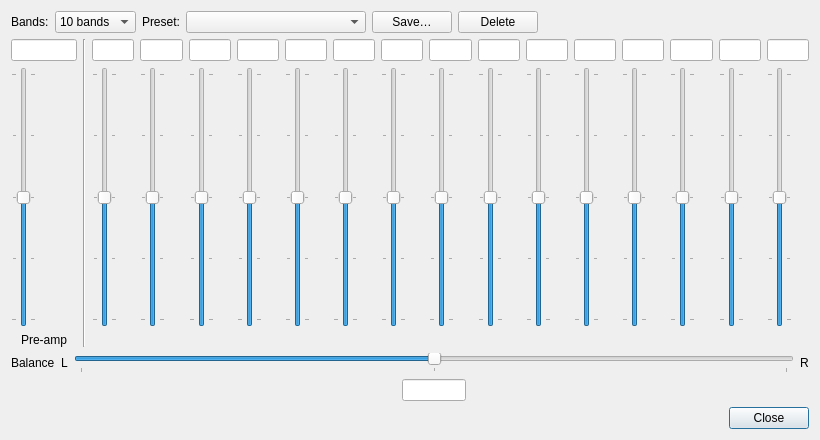
<?xml version="1.0" encoding="UTF-8"?>
<ui version="4.0">
 <class>equaliserWindow</class>
 <widget class="QDialog" name="equaliserWindow">
  <property name="geometry"><rect><x>0</x><y>0</y><width>820</width><height>440</height></rect></property>
  <property name="windowTitle"><string>Equaliser</string></property>
  <layout class="QVBoxLayout" name="eqLayout">
   <item>
    <layout class="QHBoxLayout" name="eqTopRow">
     <item><widget class="QLabel" name="eqBandModeLabel"><property name="text"><string>Bands:</string></property></widget></item>
     <item><widget class="QComboBox" name="eqBandMode"><item><property name="text"><string>10 bands</string></property></item><item><property name="text"><string>15 bands</string></property></item></widget></item>
     <item><widget class="QLabel" name="eqPresetLabel"><property name="text"><string>Preset:</string></property></widget></item>
     <item><widget class="QComboBox" name="eqPreset">
      <property name="minimumSize"><size><width>180</width><height>0</height></size></property>
      <property name="placeholderText"><string>Custom</string></property>
     </widget></item>
     <item><widget class="QPushButton" name="eqSavePreset"><property name="text"><string>Save…</string></property><property name="autoDefault"><bool>false</bool></property></widget></item>
     <item><widget class="QPushButton" name="eqDeletePreset"><property name="text"><string>Delete</string></property><property name="autoDefault"><bool>false</bool></property></widget></item>
     <item><spacer name="eqTopSpacer">
      <property name="orientation"><enum>Qt::Orientation::Horizontal</enum></property>
      <property name="sizeHint" stdset="0"><size><width>40</width><height>20</height></size></property>
     </spacer></item>
    </layout>
   </item>
   <item>
    <layout class="QGridLayout" name="eqSliderGrid">
     <item row="0" column="0"><widget class="QLineEdit" name="eqPreampValue"><property name="maximumSize"><size><width>76</width><height>16777215</height></size></property><property name="alignment"><set>Qt::AlignmentFlag::AlignCenter</set></property></widget></item>
     <item row="1" column="0"><widget class="QSlider" name="eqPreamp"><property name="toolTip"><string>Overall level before the equaliser. Lower it if boosted bands distort.</string></property><property name="minimumSize"><size><width>24</width><height>220</height></size></property><property name="minimum"><number>-12</number></property><property name="maximum"><number>12</number></property><property name="pageStep"><number>3</number></property><property name="orientation"><enum>Qt::Orientation::Vertical</enum></property><property name="tickPosition"><enum>QSlider::TickPosition::TicksBothSides</enum></property><property name="tickInterval"><number>6</number></property></widget></item>
     <item row="2" column="0"><widget class="QLabel" name="eqPreampLabel"><property name="text"><string>Pre-amp</string></property><property name="alignment"><set>Qt::AlignmentFlag::AlignCenter</set></property></widget></item>
     <item row="0" column="1" rowspan="3"><widget class="QFrame" name="eqPreampDivider"><property name="frameShape"><enum>QFrame::Shape::VLine</enum></property><property name="frameShadow"><enum>QFrame::Shadow::Sunken</enum></property></widget></item>
     <item row="0" column="2"><widget class="QLineEdit" name="eqBandValue0"><property name="maximumSize"><size><width>52</width><height>16777215</height></size></property><property name="alignment"><set>Qt::AlignmentFlag::AlignCenter</set></property></widget></item>
     <item row="1" column="2"><widget class="QSlider" name="eqBand0"><property name="minimumSize"><size><width>24</width><height>220</height></size></property><property name="minimum"><number>-12</number></property><property name="maximum"><number>12</number></property><property name="pageStep"><number>3</number></property><property name="orientation"><enum>Qt::Orientation::Vertical</enum></property><property name="tickPosition"><enum>QSlider::TickPosition::TicksBothSides</enum></property><property name="tickInterval"><number>6</number></property></widget></item>
     <item row="2" column="2"><widget class="QLabel" name="eqBandFreq0"><property name="text"><string></string></property><property name="alignment"><set>Qt::AlignmentFlag::AlignCenter</set></property></widget></item>
     <item row="0" column="3"><widget class="QLineEdit" name="eqBandValue1"><property name="maximumSize"><size><width>52</width><height>16777215</height></size></property><property name="alignment"><set>Qt::AlignmentFlag::AlignCenter</set></property></widget></item>
     <item row="1" column="3"><widget class="QSlider" name="eqBand1"><property name="minimumSize"><size><width>24</width><height>220</height></size></property><property name="minimum"><number>-12</number></property><property name="maximum"><number>12</number></property><property name="pageStep"><number>3</number></property><property name="orientation"><enum>Qt::Orientation::Vertical</enum></property><property name="tickPosition"><enum>QSlider::TickPosition::TicksBothSides</enum></property><property name="tickInterval"><number>6</number></property></widget></item>
     <item row="2" column="3"><widget class="QLabel" name="eqBandFreq1"><property name="text"><string></string></property><property name="alignment"><set>Qt::AlignmentFlag::AlignCenter</set></property></widget></item>
     <item row="0" column="4"><widget class="QLineEdit" name="eqBandValue2"><property name="maximumSize"><size><width>52</width><height>16777215</height></size></property><property name="alignment"><set>Qt::AlignmentFlag::AlignCenter</set></property></widget></item>
     <item row="1" column="4"><widget class="QSlider" name="eqBand2"><property name="minimumSize"><size><width>24</width><height>220</height></size></property><property name="minimum"><number>-12</number></property><property name="maximum"><number>12</number></property><property name="pageStep"><number>3</number></property><property name="orientation"><enum>Qt::Orientation::Vertical</enum></property><property name="tickPosition"><enum>QSlider::TickPosition::TicksBothSides</enum></property><property name="tickInterval"><number>6</number></property></widget></item>
     <item row="2" column="4"><widget class="QLabel" name="eqBandFreq2"><property name="text"><string></string></property><property name="alignment"><set>Qt::AlignmentFlag::AlignCenter</set></property></widget></item>
     <item row="0" column="5"><widget class="QLineEdit" name="eqBandValue3"><property name="maximumSize"><size><width>52</width><height>16777215</height></size></property><property name="alignment"><set>Qt::AlignmentFlag::AlignCenter</set></property></widget></item>
     <item row="1" column="5"><widget class="QSlider" name="eqBand3"><property name="minimumSize"><size><width>24</width><height>220</height></size></property><property name="minimum"><number>-12</number></property><property name="maximum"><number>12</number></property><property name="pageStep"><number>3</number></property><property name="orientation"><enum>Qt::Orientation::Vertical</enum></property><property name="tickPosition"><enum>QSlider::TickPosition::TicksBothSides</enum></property><property name="tickInterval"><number>6</number></property></widget></item>
     <item row="2" column="5"><widget class="QLabel" name="eqBandFreq3"><property name="text"><string></string></property><property name="alignment"><set>Qt::AlignmentFlag::AlignCenter</set></property></widget></item>
     <item row="0" column="6"><widget class="QLineEdit" name="eqBandValue4"><property name="maximumSize"><size><width>52</width><height>16777215</height></size></property><property name="alignment"><set>Qt::AlignmentFlag::AlignCenter</set></property></widget></item>
     <item row="1" column="6"><widget class="QSlider" name="eqBand4"><property name="minimumSize"><size><width>24</width><height>220</height></size></property><property name="minimum"><number>-12</number></property><property name="maximum"><number>12</number></property><property name="pageStep"><number>3</number></property><property name="orientation"><enum>Qt::Orientation::Vertical</enum></property><property name="tickPosition"><enum>QSlider::TickPosition::TicksBothSides</enum></property><property name="tickInterval"><number>6</number></property></widget></item>
     <item row="2" column="6"><widget class="QLabel" name="eqBandFreq4"><property name="text"><string></string></property><property name="alignment"><set>Qt::AlignmentFlag::AlignCenter</set></property></widget></item>
     <item row="0" column="7"><widget class="QLineEdit" name="eqBandValue5"><property name="maximumSize"><size><width>52</width><height>16777215</height></size></property><property name="alignment"><set>Qt::AlignmentFlag::AlignCenter</set></property></widget></item>
     <item row="1" column="7"><widget class="QSlider" name="eqBand5"><property name="minimumSize"><size><width>24</width><height>220</height></size></property><property name="minimum"><number>-12</number></property><property name="maximum"><number>12</number></property><property name="pageStep"><number>3</number></property><property name="orientation"><enum>Qt::Orientation::Vertical</enum></property><property name="tickPosition"><enum>QSlider::TickPosition::TicksBothSides</enum></property><property name="tickInterval"><number>6</number></property></widget></item>
     <item row="2" column="7"><widget class="QLabel" name="eqBandFreq5"><property name="text"><string></string></property><property name="alignment"><set>Qt::AlignmentFlag::AlignCenter</set></property></widget></item>
     <item row="0" column="8"><widget class="QLineEdit" name="eqBandValue6"><property name="maximumSize"><size><width>52</width><height>16777215</height></size></property><property name="alignment"><set>Qt::AlignmentFlag::AlignCenter</set></property></widget></item>
     <item row="1" column="8"><widget class="QSlider" name="eqBand6"><property name="minimumSize"><size><width>24</width><height>220</height></size></property><property name="minimum"><number>-12</number></property><property name="maximum"><number>12</number></property><property name="pageStep"><number>3</number></property><property name="orientation"><enum>Qt::Orientation::Vertical</enum></property><property name="tickPosition"><enum>QSlider::TickPosition::TicksBothSides</enum></property><property name="tickInterval"><number>6</number></property></widget></item>
     <item row="2" column="8"><widget class="QLabel" name="eqBandFreq6"><property name="text"><string></string></property><property name="alignment"><set>Qt::AlignmentFlag::AlignCenter</set></property></widget></item>
     <item row="0" column="9"><widget class="QLineEdit" name="eqBandValue7"><property name="maximumSize"><size><width>52</width><height>16777215</height></size></property><property name="alignment"><set>Qt::AlignmentFlag::AlignCenter</set></property></widget></item>
     <item row="1" column="9"><widget class="QSlider" name="eqBand7"><property name="minimumSize"><size><width>24</width><height>220</height></size></property><property name="minimum"><number>-12</number></property><property name="maximum"><number>12</number></property><property name="pageStep"><number>3</number></property><property name="orientation"><enum>Qt::Orientation::Vertical</enum></property><property name="tickPosition"><enum>QSlider::TickPosition::TicksBothSides</enum></property><property name="tickInterval"><number>6</number></property></widget></item>
     <item row="2" column="9"><widget class="QLabel" name="eqBandFreq7"><property name="text"><string></string></property><property name="alignment"><set>Qt::AlignmentFlag::AlignCenter</set></property></widget></item>
     <item row="0" column="10"><widget class="QLineEdit" name="eqBandValue8"><property name="maximumSize"><size><width>52</width><height>16777215</height></size></property><property name="alignment"><set>Qt::AlignmentFlag::AlignCenter</set></property></widget></item>
     <item row="1" column="10"><widget class="QSlider" name="eqBand8"><property name="minimumSize"><size><width>24</width><height>220</height></size></property><property name="minimum"><number>-12</number></property><property name="maximum"><number>12</number></property><property name="pageStep"><number>3</number></property><property name="orientation"><enum>Qt::Orientation::Vertical</enum></property><property name="tickPosition"><enum>QSlider::TickPosition::TicksBothSides</enum></property><property name="tickInterval"><number>6</number></property></widget></item>
     <item row="2" column="10"><widget class="QLabel" name="eqBandFreq8"><property name="text"><string></string></property><property name="alignment"><set>Qt::AlignmentFlag::AlignCenter</set></property></widget></item>
     <item row="0" column="11"><widget class="QLineEdit" name="eqBandValue9"><property name="maximumSize"><size><width>52</width><height>16777215</height></size></property><property name="alignment"><set>Qt::AlignmentFlag::AlignCenter</set></property></widget></item>
     <item row="1" column="11"><widget class="QSlider" name="eqBand9"><property name="minimumSize"><size><width>24</width><height>220</height></size></property><property name="minimum"><number>-12</number></property><property name="maximum"><number>12</number></property><property name="pageStep"><number>3</number></property><property name="orientation"><enum>Qt::Orientation::Vertical</enum></property><property name="tickPosition"><enum>QSlider::TickPosition::TicksBothSides</enum></property><property name="tickInterval"><number>6</number></property></widget></item>
     <item row="2" column="11"><widget class="QLabel" name="eqBandFreq9"><property name="text"><string></string></property><property name="alignment"><set>Qt::AlignmentFlag::AlignCenter</set></property></widget></item>
     <item row="0" column="12"><widget class="QLineEdit" name="eqBandValue10"><property name="maximumSize"><size><width>52</width><height>16777215</height></size></property><property name="alignment"><set>Qt::AlignmentFlag::AlignCenter</set></property></widget></item>
     <item row="1" column="12"><widget class="QSlider" name="eqBand10"><property name="minimumSize"><size><width>24</width><height>220</height></size></property><property name="minimum"><number>-12</number></property><property name="maximum"><number>12</number></property><property name="pageStep"><number>3</number></property><property name="orientation"><enum>Qt::Orientation::Vertical</enum></property><property name="tickPosition"><enum>QSlider::TickPosition::TicksBothSides</enum></property><property name="tickInterval"><number>6</number></property></widget></item>
     <item row="2" column="12"><widget class="QLabel" name="eqBandFreq10"><property name="text"><string></string></property><property name="alignment"><set>Qt::AlignmentFlag::AlignCenter</set></property></widget></item>
     <item row="0" column="13"><widget class="QLineEdit" name="eqBandValue11"><property name="maximumSize"><size><width>52</width><height>16777215</height></size></property><property name="alignment"><set>Qt::AlignmentFlag::AlignCenter</set></property></widget></item>
     <item row="1" column="13"><widget class="QSlider" name="eqBand11"><property name="minimumSize"><size><width>24</width><height>220</height></size></property><property name="minimum"><number>-12</number></property><property name="maximum"><number>12</number></property><property name="pageStep"><number>3</number></property><property name="orientation"><enum>Qt::Orientation::Vertical</enum></property><property name="tickPosition"><enum>QSlider::TickPosition::TicksBothSides</enum></property><property name="tickInterval"><number>6</number></property></widget></item>
     <item row="2" column="13"><widget class="QLabel" name="eqBandFreq11"><property name="text"><string></string></property><property name="alignment"><set>Qt::AlignmentFlag::AlignCenter</set></property></widget></item>
     <item row="0" column="14"><widget class="QLineEdit" name="eqBandValue12"><property name="maximumSize"><size><width>52</width><height>16777215</height></size></property><property name="alignment"><set>Qt::AlignmentFlag::AlignCenter</set></property></widget></item>
     <item row="1" column="14"><widget class="QSlider" name="eqBand12"><property name="minimumSize"><size><width>24</width><height>220</height></size></property><property name="minimum"><number>-12</number></property><property name="maximum"><number>12</number></property><property name="pageStep"><number>3</number></property><property name="orientation"><enum>Qt::Orientation::Vertical</enum></property><property name="tickPosition"><enum>QSlider::TickPosition::TicksBothSides</enum></property><property name="tickInterval"><number>6</number></property></widget></item>
     <item row="2" column="14"><widget class="QLabel" name="eqBandFreq12"><property name="text"><string></string></property><property name="alignment"><set>Qt::AlignmentFlag::AlignCenter</set></property></widget></item>
     <item row="0" column="15"><widget class="QLineEdit" name="eqBandValue13"><property name="maximumSize"><size><width>52</width><height>16777215</height></size></property><property name="alignment"><set>Qt::AlignmentFlag::AlignCenter</set></property></widget></item>
     <item row="1" column="15"><widget class="QSlider" name="eqBand13"><property name="minimumSize"><size><width>24</width><height>220</height></size></property><property name="minimum"><number>-12</number></property><property name="maximum"><number>12</number></property><property name="pageStep"><number>3</number></property><property name="orientation"><enum>Qt::Orientation::Vertical</enum></property><property name="tickPosition"><enum>QSlider::TickPosition::TicksBothSides</enum></property><property name="tickInterval"><number>6</number></property></widget></item>
     <item row="2" column="15"><widget class="QLabel" name="eqBandFreq13"><property name="text"><string></string></property><property name="alignment"><set>Qt::AlignmentFlag::AlignCenter</set></property></widget></item>
     <item row="0" column="16"><widget class="QLineEdit" name="eqBandValue14"><property name="maximumSize"><size><width>52</width><height>16777215</height></size></property><property name="alignment"><set>Qt::AlignmentFlag::AlignCenter</set></property></widget></item>
     <item row="1" column="16"><widget class="QSlider" name="eqBand14"><property name="minimumSize"><size><width>24</width><height>220</height></size></property><property name="minimum"><number>-12</number></property><property name="maximum"><number>12</number></property><property name="pageStep"><number>3</number></property><property name="orientation"><enum>Qt::Orientation::Vertical</enum></property><property name="tickPosition"><enum>QSlider::TickPosition::TicksBothSides</enum></property><property name="tickInterval"><number>6</number></property></widget></item>
     <item row="2" column="16"><widget class="QLabel" name="eqBandFreq14"><property name="text"><string></string></property><property name="alignment"><set>Qt::AlignmentFlag::AlignCenter</set></property></widget></item>
    </layout>
   </item>
   <item>
    <layout class="QGridLayout" name="eqBalanceRow" columnstretch="0,0,1,0">
     <item row="0" column="0"><widget class="QLabel" name="eqBalanceLabel"><property name="text"><string>Balance</string></property></widget></item>
     <item row="0" column="1"><widget class="QLabel" name="eqBalanceLeft"><property name="text"><string>L</string></property></widget></item>
     <item row="0" column="2"><widget class="QSlider" name="eqBalance">
      <property name="minimum"><number>-20</number></property>
      <property name="maximum"><number>20</number></property>
      <property name="pageStep"><number>4</number></property>
      <property name="orientation"><enum>Qt::Orientation::Horizontal</enum></property>
      <property name="tickPosition"><enum>QSlider::TickPosition::TicksBelow</enum></property>
      <property name="tickInterval"><number>20</number></property>
     </widget></item>
     <item row="0" column="3"><widget class="QLabel" name="eqBalanceRight"><property name="text"><string>R</string></property></widget></item>
     <item row="1" column="2" alignment="Qt::AlignmentFlag::AlignHCenter"><widget class="QLineEdit" name="eqBalanceValue">
      <property name="minimumSize"><size><width>60</width><height>0</height></size></property>
      <property name="maximumSize"><size><width>64</width><height>16777215</height></size></property>
      <property name="alignment"><set>Qt::AlignmentFlag::AlignCenter</set></property>
     </widget></item>
    </layout>
   </item>
   <item>
    <widget class="QDialogButtonBox" name="eqButtonBox">
     <property name="standardButtons"><set>QDialogButtonBox::StandardButton::Close</set></property>
    </widget>
   </item>
  </layout>
 </widget>
 <resources/>
 <connections/>
</ui>
